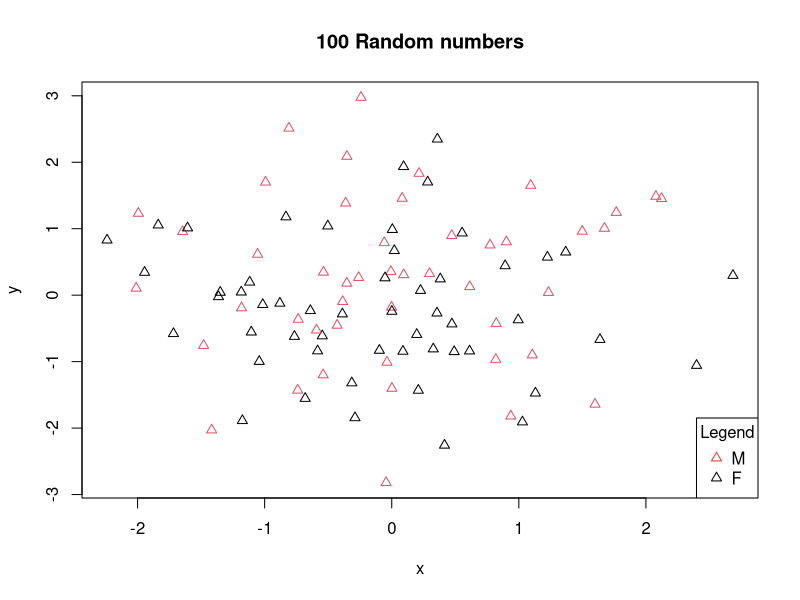
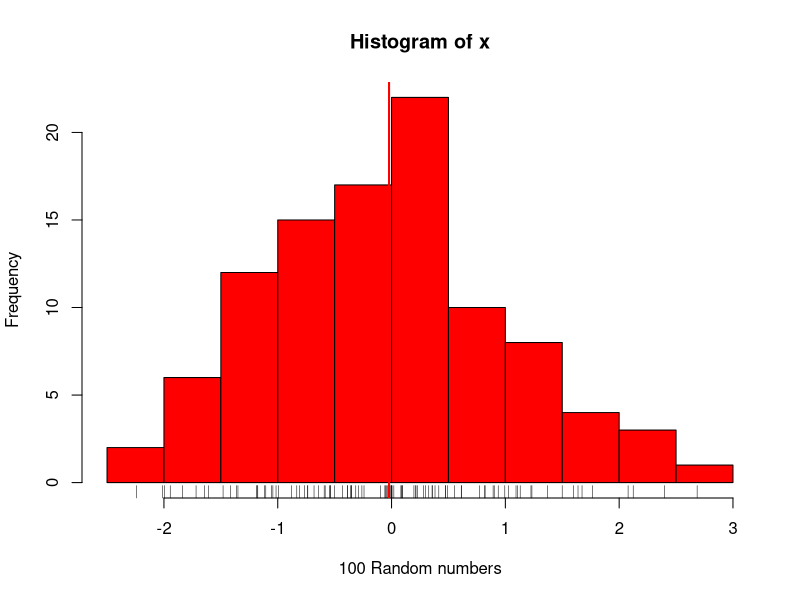
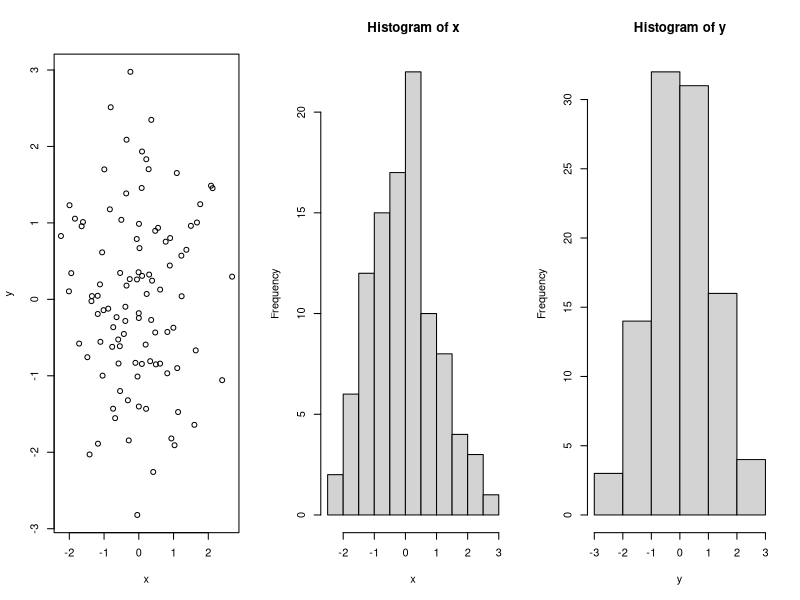
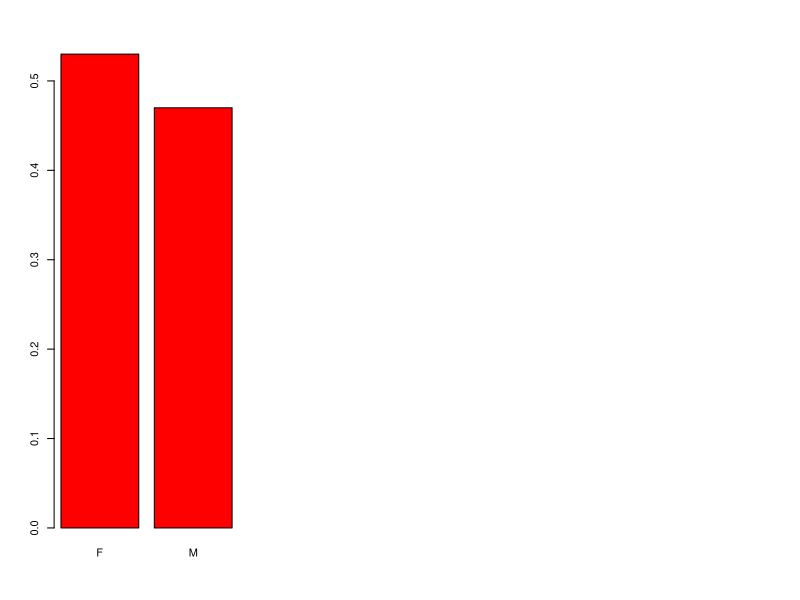
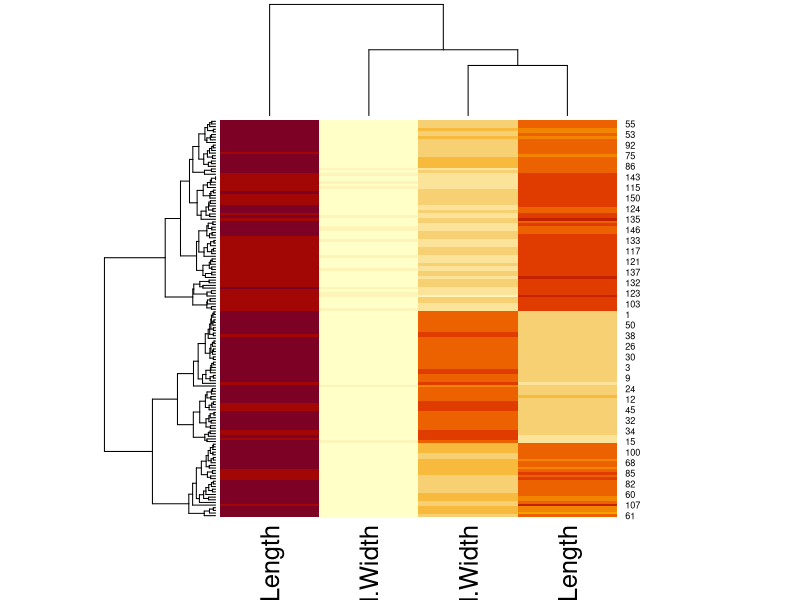
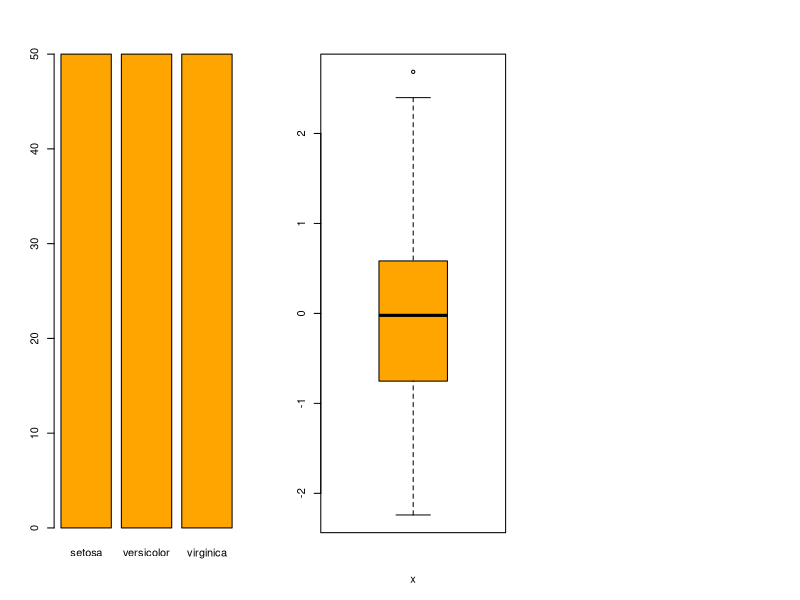

Write R code to recreate these figures, in order.
## ---- chunk 1
x<-rnorm(100)
#x
y<-rnorm(100)
#y
z<-sample(c("M", "F"), 100, replace=T)
dt<-data.frame(x, y, z)
head(dt)
summary(dt)
plot(x, y, xlab="x", ylab="y", main="100 Random numbers", pch=24, col=as.factor(z))
legend("bottomright", c("M","F"), pch = 24, title = "Legend", col=c("brown2", "black"))
## ---- chunk 2
hist(x, xlab= "100 Random numbers", ylab= "Frequency", col="red")
abline(v=median(x), col="red", lwd=2)
rug(x)
par(mfrow=c(1, 3))
plot(x,y)
hist(x)
hist(y)
## ---- chunk 3
tab<-table(z)
tab<-prop.table(tab)
barplot(tab, col="red")
#heatmap(table(x,y))
## ---- chunk 4
attach(iris)
heatmap(as.matrix(iris[,-5]))
barplot(table(iris$Species), col='orange')
## ---- chunk 5
boxplot(x, xlab="x",col='orange')
